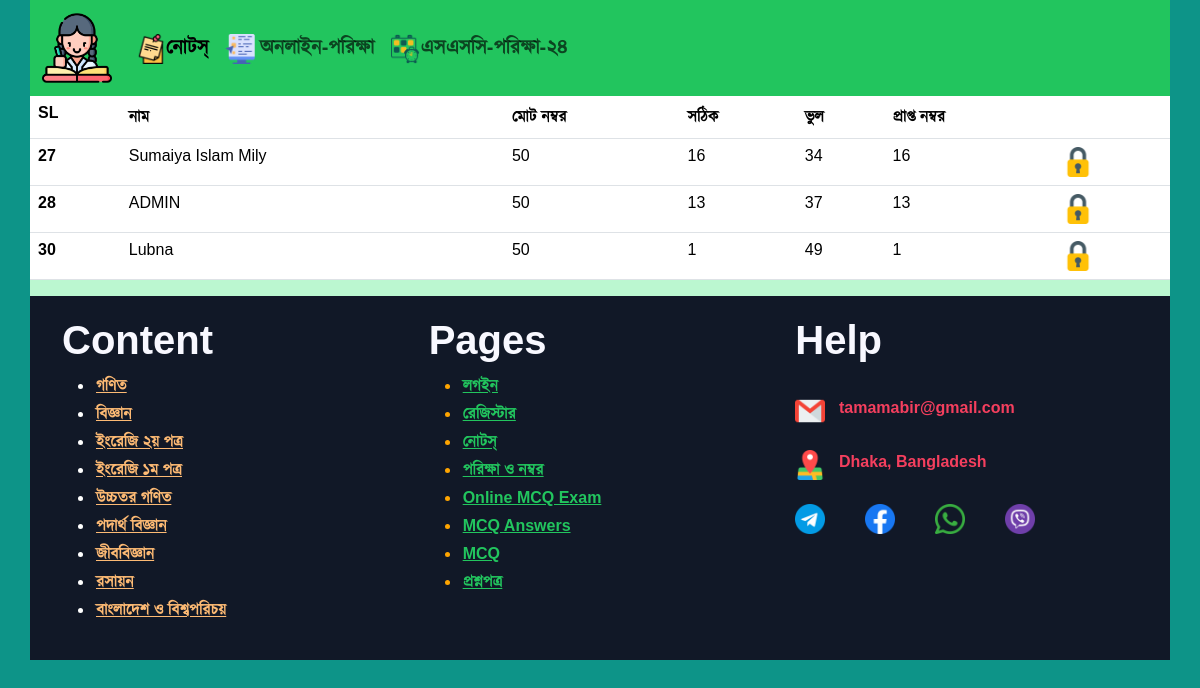
Page /singlesheet.php?key=0ncmw18zxe on the committed database.
### tables this page shows
CREATE TABLE `attendence` (
  `id` int(255) NOT NULL,
  `ref` text NOT NULL,
  `user` int(255) NOT NULL
);

CREATE TABLE `registration` (
  `id` int(255) NOT NULL,
  `name` text NOT NULL,
  `email` text NOT NULL,
  `phone` int(20) NOT NULL,
  `password` varchar(2000) NOT NULL,
  `date` text NOT NULL
);

CREATE TABLE `mcqdata` (
  `id` int(255) NOT NULL,
  `marks` int(255) NOT NULL,
  `author_id` int(255) NOT NULL,
  `unique_id` varchar(2000) NOT NULL,
  `subject` text NOT NULL,
  `category` text NOT NULL,
  `passcode` varchar(1000) NOT NULL,
  `start_date` text NOT NULL,
  `start_time` text NOT NULL,
  `end_date` text NOT NULL,
  `end_time` text NOT NULL,
  `indication` varchar(4000) NOT NULL,
  `negative_mark` int(255) NOT NULL DEFAULT 0,
  `exam_time` text NOT NULL
);

CREATE TABLE `resultsheet` (
  `id` int(255) NOT NULL,
  `ref` text NOT NULL,
  `user_id` int(255) NOT NULL,
  `total_marks` int(255) NOT NULL
);

### singlesheet.php (the view, shortened to what this page needs)
<html lang="en">
<?php
  $tm =0;
 ?>
  <head>
    <link href="https://cdn.jsdelivr.net/npm/bootstrap@5.3.2/dist/css/bootstrap.min.css" rel="stylesheet">
  </head>
  <body>
<div class="container" id="page-content">
  <div class="row">
      <?php include 'navbar.php'; ?>
  </div>
<div class="row" id="row-2">
  <table class="table table-hover">
      <tbody>
        <tr>
          <th>SL</th>
          <th>নাম</th>
          <th>মোট নম্বর</th>
          <th>সঠিক</th>
          <th>ভুল</th>
          <th>প্রাপ্ত নম্বর</th>
          <th></th>
        </tr>
  <?php
        include 'files/config.php';
        $s = "SELECT * FROM attendence WHERE ref='{$_GET['key']}'";
        $q = mysqli_query($conn,$s) or die(mysqli_error($conn));
        if (mysqli_num_rows($q)>0) {
            while ($r = mysqli_fetch_assoc($q)) {
   ?>
        <tr>
          <th><?php echo $r['id']; ?></th>
          <td>
            <?php
                $x = "SELECT id,name FROM registration WHERE id={$r['user']}";
                $y = mysqli_query($conn,$x) or die(mysqli_error($conn));
                if (mysqli_num_rows($y)>0) {
                    while ($v = mysqli_fetch_assoc($y)) {
                      echo $v['name'];
                    }}
             ?>
          </td>
          <td>
            <?php
                $x = "SELECT marks,unique_id FROM mcqdata WHERE unique_id='{$_GET['key']}'";
                $y = mysqli_query($conn,$x) or die(mysqli_error($conn));
                if (mysqli_num_rows($y)>0) {
                    while ($v = mysqli_fetch_assoc($y)) {
                      $marks = $v['marks'];
                      echo $v['marks'];
                    }}
             ?>
          </td>
          <td>
            <?php
              $x = "SELECT * FROM resultsheet WHERE user_id={$r['user']} AND ref='{$r['ref']}'";
              $y = mysqli_query($conn,$x) or die(mysqli_error($conn));
              if (mysqli_num_rows($y)>0) {
                  while ($rai = mysqli_fetch_assoc($y)) {
                    $tm =$rai['total_marks'];
                    echo $rai['total_marks'];
                  }
                }else{
                  echo "<span style='color:red'>অপেক্ষা করুন !</span>";
                }
             ?>
          </td>
          <td>
            <?php
                echo abs($marks-$tm) ;
              ?>
          </td>
          <td><?php
                echo $tm;
           ?></td>
          <td>
              <?php
                  if ($_SESSION['id']==$r['user']) {
               ?>
               <a href="mysheet.php?ref=<?php echo $_GET['key']; ?>&cheker=<?php echo $r['user']; ?>" role="button" class="btn btn-danger">নিজ খাতা দেখুন</a>
             <?php }else{ ?>
                  <img src="images/lock.png" width="30px" alt="">
             <?php } ?>
          </td>
        </tr>
  <?php     }
  } ?>
      </tbody>
  </table>
</div>
<?php include 'footer.php'; ?>
  </div>
  </body>
</html>

### singlesheet.php (style rules this page uses)
* { margin: 0px; padding: 0px; }
body { font-family: sans-serif,kalpurush; background:#0d9488; }
#row-2 { background-color:#bbf7d0; }
#page-content { opacity: 0; transform: translate3d(0, -1rem, 0); }
#page-content.visible { opacity: 1; transform: translate3d(0, 0, 0); }

### rows in the picture
attendence: id "27", mcqdata.marks "34", resultsheet.total_marks "16"
registration: name "Sumaiya Islam Mily"
mcqdata: marks "50"
resultsheet: total_marks "16"
attendence: id "28", mcqdata.marks "37", resultsheet.total_marks "13"
registration: name "ADMIN"
resultsheet: total_marks "13"
attendence: id "30", mcqdata.marks "49", resultsheet.total_marks "1"
registration: name "Lubna"
resultsheet: total_marks "1"
